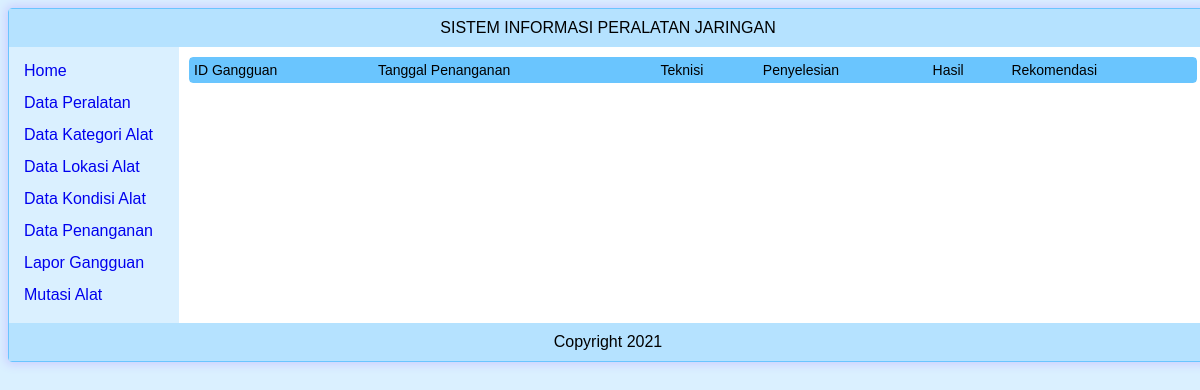
The page /penanganan on the database as committed earlier.
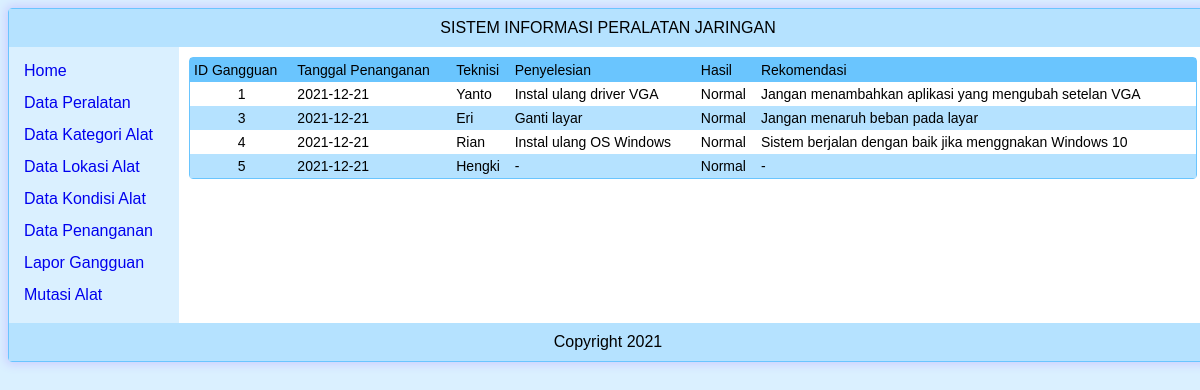
The same page on the database as committed later.
### tables this page shows
CREATE TABLE `tblpenanganan` (
  `id_penanganan` int(20) NOT NULL,
  `id_gangguan` char(20) NOT NULL,
  `tgl_penanganan` date NOT NULL,
  `teknisi` varchar(100) NOT NULL,
  `penyelesaian` text NOT NULL,
  `hasil` text NOT NULL,
  `rekomendasi` text NOT NULL
);

### view_data/penanganan.php (the view, shortened to what this page needs)
<?php
	include"db_link.php";
	$sql = mysqli_query($dblink,"SELECT * from tblpenanganan");
		echo"<table border='0' cellpadding='4px' cellspacing='0px' width='100%'>
			<tr bgcolor=#6ac5fe>
				<td>ID Gangguan</td>
				<td>Tanggal Penanganan</td>
				<td>Teknisi</td>
				<td>Penyelesian</td>
				<td>Hasil</td>
				<td>Rekomendasi</td>";
	echo"		</tr>";
		$i =0;
		while ($r=mysqli_fetch_array($sql,MYSQLI_ASSOC)){
  		$i++ ;
			if(($i % 2)==0)
				$bg="#b5e2ff" ;
			else
				$bg= "#fff";
			$xidg = isset($r['id_gangguan']) ? $r['id_gangguan'] : '';
			$xtgl = isset($r['tgl_penanganan']) ? $r['tgl_penanganan'] : '';
			$xtek = isset($r['teknisi']) ? $r['teknisi'] : '';
			$xpeny = isset($r['penyelesaian']) ? $r['penyelesaian'] : '';
			$xhasil = isset($r['hasil']) ? $r['hasil'] : '';
			$xrekom = isset($r['rekomendasi']) ? $r['rekomendasi'] : '';
		echo"<tr bgcolor=$bg>
				<td><center>$xidg</center></td>
				<td>$xtgl</td>
				<td>$xtek</td>
				<td>$xpeny</td>
				<td>$xhasil</td>
				<td>$xrekom</td>";
	echo"		</tr>";
		}
		echo"</table>";
?>

Rows that differ between the two databases and show on the page:
added tblpenanganan: id_gangguan "1", tgl_penanganan "2021-12-21", teknisi "Yanto", penyelesaian "Instal ulang driver VGA", hasil "Normal", rekomendasi "Jangan menambahkan aplikasi yang mengubah setelan VGA"
added tblpenanganan: id_gangguan "3", tgl_penanganan "2021-12-21", teknisi "Eri", penyelesaian "Ganti layar", hasil "Normal", rekomendasi "Jangan menaruh beban pada layar"
added tblpenanganan: id_gangguan "4", tgl_penanganan "2021-12-21", teknisi "Rian", penyelesaian "Instal ulang OS Windows", hasil "Normal", rekomendasi "Sistem berjalan dengan baik jika menggnakan Windows 10"
added tblpenanganan: id_gangguan "5", tgl_penanganan "2021-12-21", teknisi "Hengki", penyelesaian "-", hasil "Normal", rekomendasi "-"
